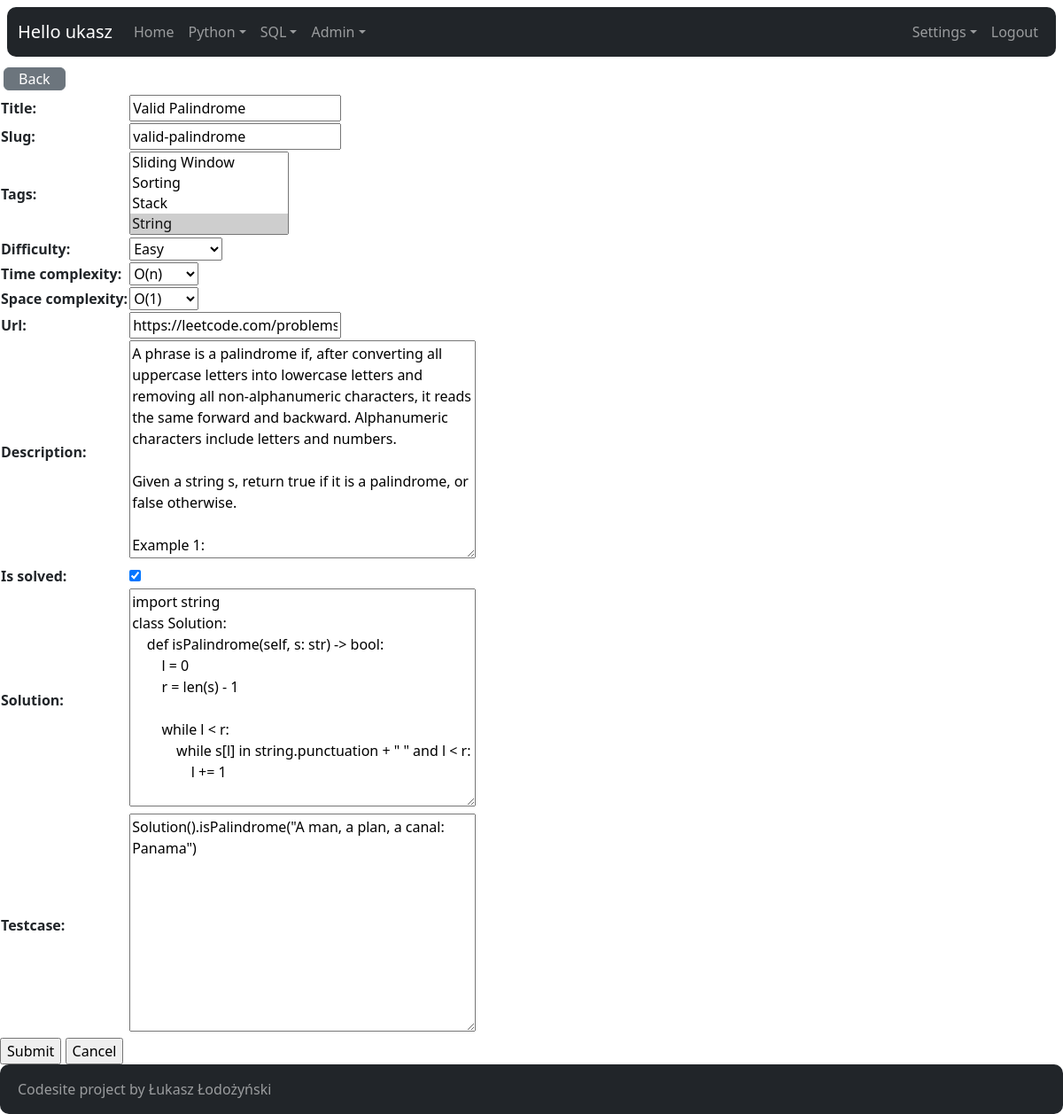
Page /python/problem/6/update/ (signed in) on the earlier database version.
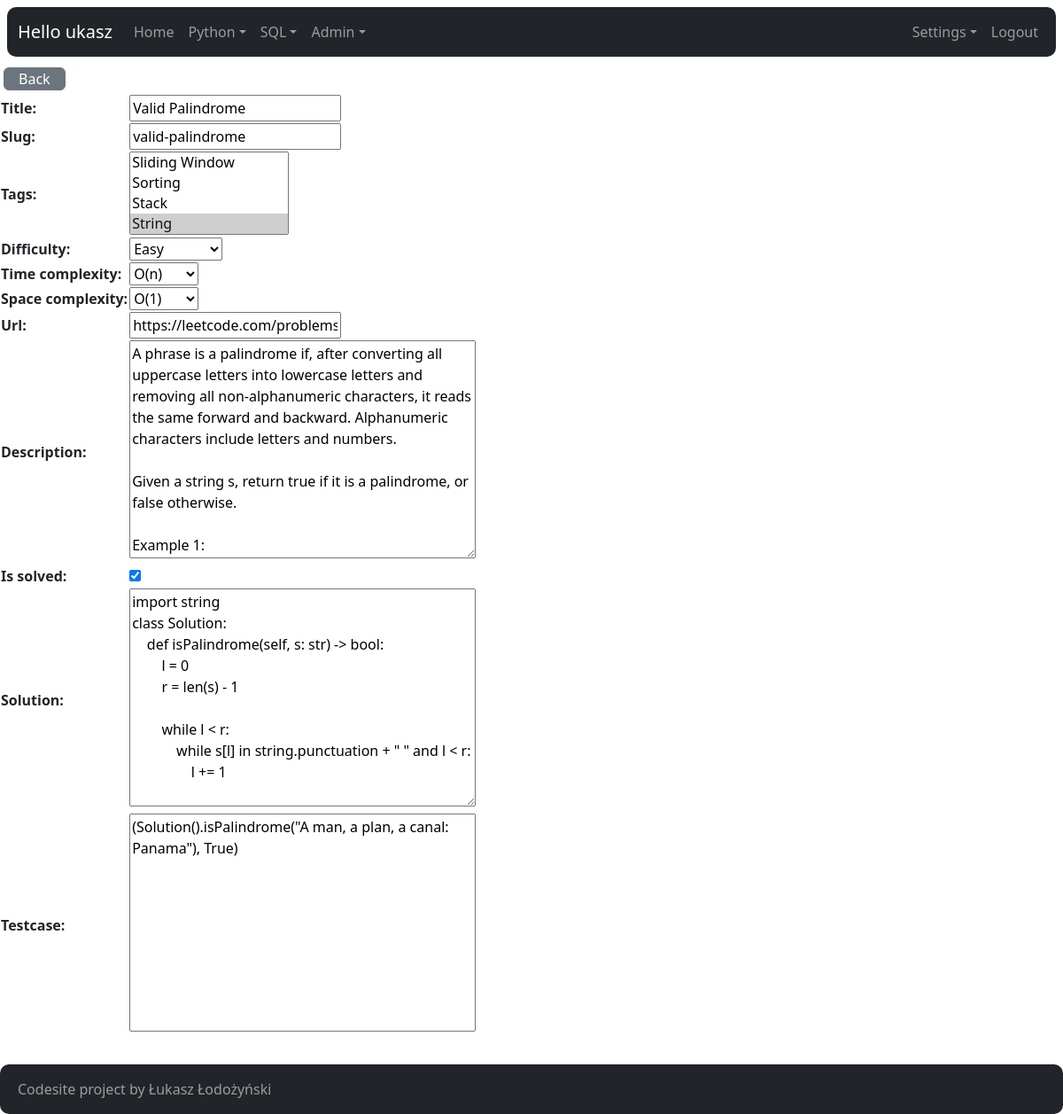
Same page on the later database version.
### python_problems/models.py (models this page shows, shortened)
class Problem(models.Model):
    title = models.CharField(max_length=200)
    slug = models.SlugField(unique=True, blank=True)
    tags = models.ManyToManyField("Tag")
    difficulty = models.ForeignKey(
        Difficulty, related_name="problems_difficulty", on_delete=models.DO_NOTHING)
    time_complexity = models.ForeignKey(
        Complexity, related_name="problems_time_complexity", on_delete=models.DO_NOTHING)
    space_complexity = models.ForeignKey(
        Complexity, related_name="problems_space_complexity", on_delete=models.DO_NOTHING)
    url = models.CharField(max_length=200)
    description = models.TextField(blank=False, null=False)
    is_solved = models.BooleanField(default=False)
    solution = models.TextField(blank=True, null=True)
    testcase = models.TextField(blank=True, null=True)

### python_problems/views.py (the view)
# urls.py: path("problem/<int:pk>/update/", views.ProblemUpdate.as_view(), name="problem-update"),
class ProblemUpdate(LoginRequiredMixin, UpdateView):
    model = Problem
    fields = "__all__"
    success_url = reverse_lazy('python_problems:index')

### core/context_processors.py (called while the page is built)
def settings(request):
    return {
        'settings': django_settings,
    }

### python_problems/models.py (called while the page is built)
    def __str__(self) -> str:
        return self.name

    def __str__(self) -> str:
        return self.name

    def __str__(self):
        return self.name

### python_problems/templates/python_problems/problem_form.html (shortened to what this page needs)
{% extends "core/base.html" %}
{% block content %}
<a href="{% url 'python_problems:index' %}" class="btn btn-secondary px-3 py-0 m-1">Back</a>
<form action="" method="post">
  <table>{{ form.as_table }}</table>
  <input type="submit" value="Submit" />
  <input type="submit" onclick="window.location='{% url 'python_problems:index' %}' ; return false;" value="Cancel" />
</form>
{% endblock content %}

Differences in the rows shown:
changed Problem "Valid Palindrome": testcase "Solution().isPalindrome(\"A man, a plan, a canal: Panama\")" → "(Solution().isPalindrome(\"A man, a plan, a canal: Panama\"), True)"
